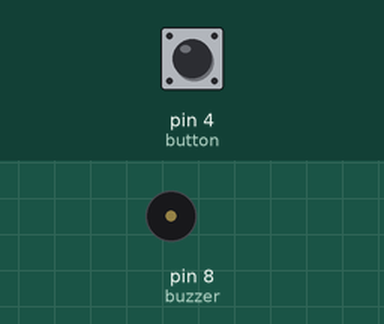
A sketch run on a simulated Arduino Uno, built with avr-gcc and run on an emulated ATmega328P. Parts: buzzer (waves = sounding, pin HIGH). Inputs (shaded band) come from the test bench; at power-on: pin 4 (button) HIGH.

Above: at 1.2 s.
1.3 s: pin 4 (button) pulled LOW for 0.15 s
At 1.55 s:
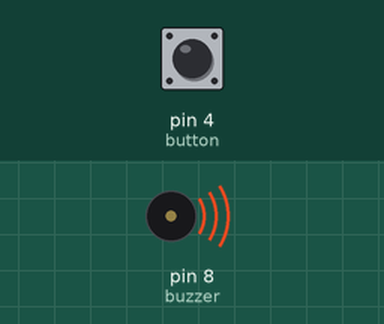
4.3 s: pin 4 (button) pulled LOW for 3.2 s
At 8.2 s:
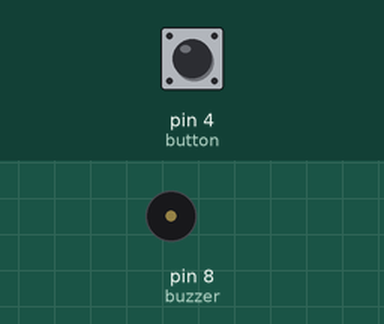
Timing chart, 0 to 9.7 s (numbered marks = the images above; inputs shaded):
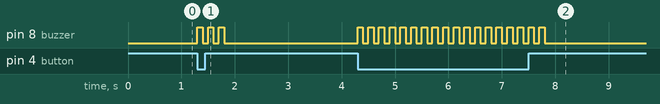

The sketch:

button_buzzer.ino
```cpp
int buzzer = 8;
int button = 4;
bool button_status = false;

void setup() {
  pinMode(button, INPUT);
  pinMode(buzzer, OUTPUT);
}

void loop() {
  button_status = digitalRead(button);
  if (button_status == false) {
    int i = 0;
    while (i < 3) {
      digitalWrite(buzzer, HIGH);
      delay(100);
      digitalWrite(buzzer, LOW);
      delay(100);
      i++;
    }
  }
  else {
    digitalWrite(buzzer, LOW);
  }
}
```

Measured:
- after the input at 1.3 s, pin 8 (buzzer): alternates HIGH for 0.10 s and LOW for 0.10 s, 6 changes in all, then stays LOW, starting at once
- after the input at 4.3 s, pin 8 (buzzer): alternates HIGH for 0.10 s and LOW for 0.10 s, 36 changes in all, then stays LOW, starting at once
